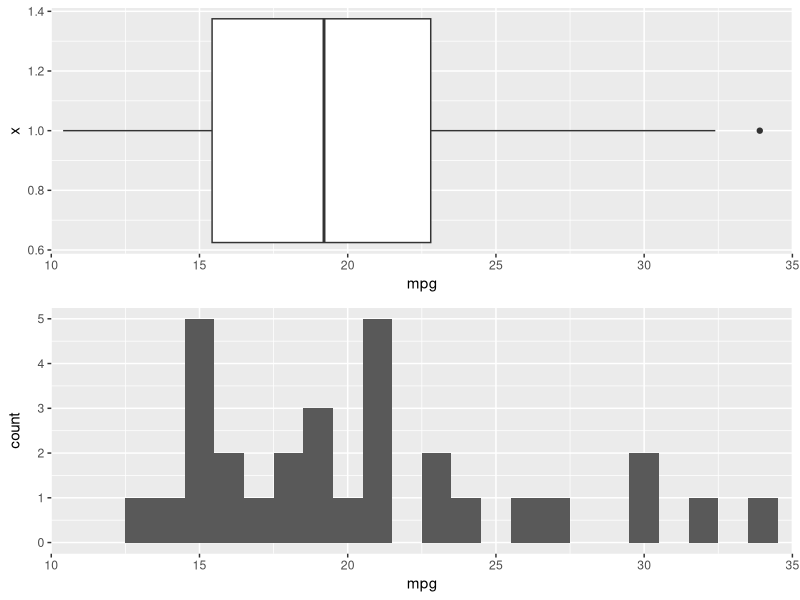
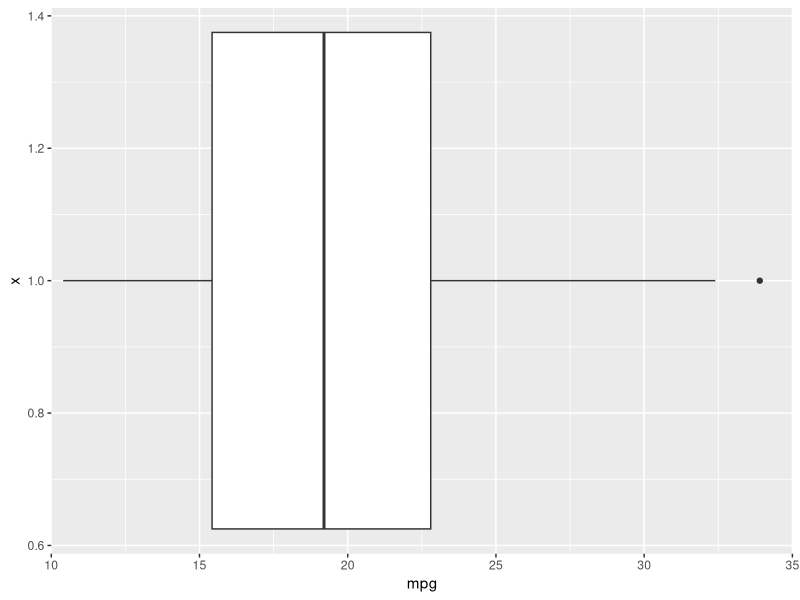
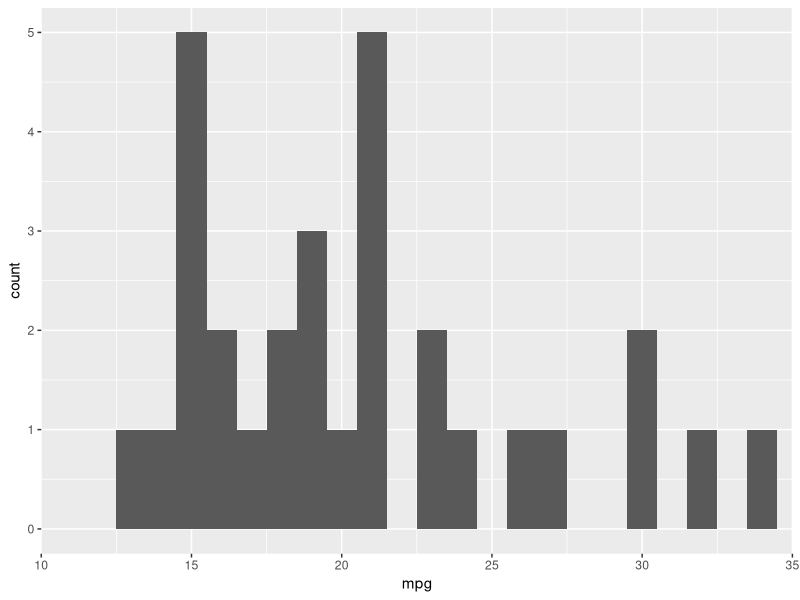

R code for these plots, in order:
# ggplot
#https://stackoverflow.com/questions/4551582/combination-boxplot-and-histogram-using-ggplot2
# box and histogram together

require(ggplot2)
require(grid)

fig1 <- ggplot(data = mtcars, aes(x = 1, y = mpg)) +
  geom_boxplot( ) +
  coord_flip() +
  scale_y_continuous(expand = c(0,0), limit = c(10, 35))

fig2 <- ggplot(data = mtcars, aes(x = mpg)) +
  geom_histogram(binwidth = 1) +
  scale_x_continuous(expand = c(0,0), limit = c(10, 35))

grid.draw(rbind(ggplotGrob(fig1),
                ggplotGrob(fig2),
                size = "first"))
